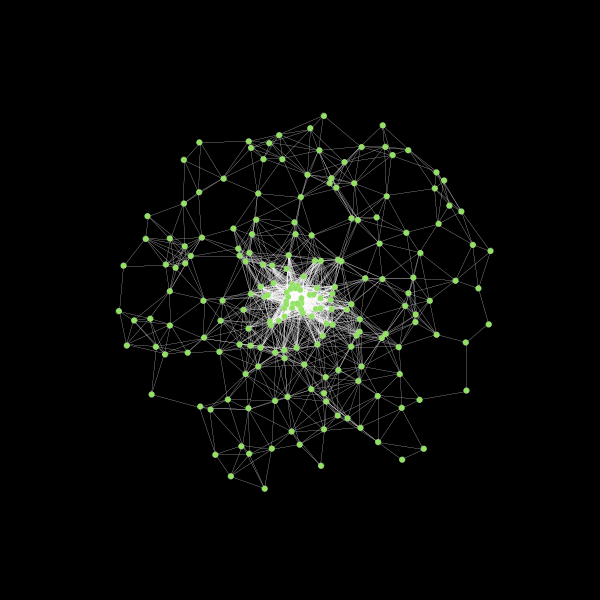
Frame 1 (no input)
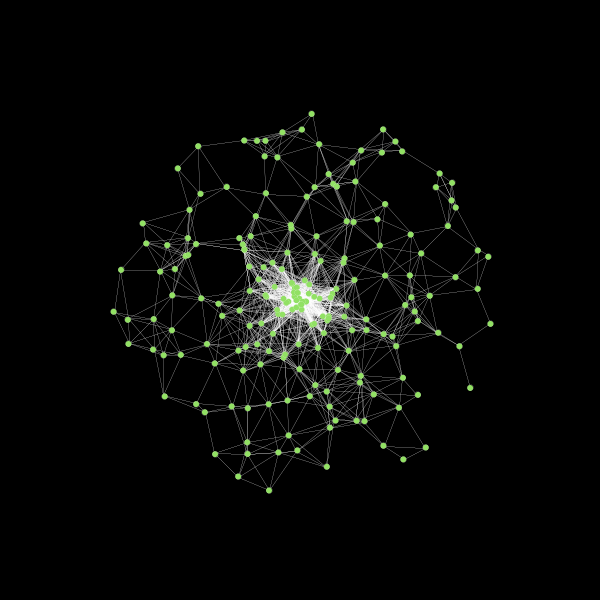
Frame 60 (the mouse pressed at the canvas centre just before this capture)
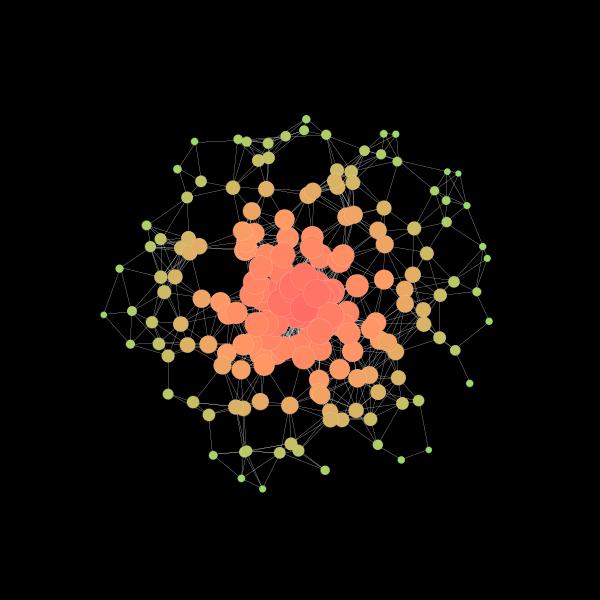
Frame 120 (the mouse held since frame 60 and released just before this capture)

The Processing sketch that drew these frames (run headless with seeded random() and noise(); from frame 60 on, the mouse is pressed at the canvas centre):

// Processing sketch: bonus_connected_spots
// ── bonus_connected_spots.pde
// Connected Spots
// Francisco Zamorano
// Creativity and Computation Lab
// Fall 2012


Spot []mySpot = new Spot[200];


void setup() {
  size(600, 600);
  smooth();

  float originX = width/2; //this is just to draw from the center of the screen, we coudl use translate too
  float originY = height/2;
  float angle = 0; //we start with an angle of 0

    for (int i=0; i<mySpot.length; i++) {
    float radius = random(200); // each time we create a random angle to use in the sin-cos function
    float xPos = originX + cos(angle) * radius; //you know how this works
    float yPos = originY + sin(angle) * radius; //you know how this works
    angle += radians(3.6); //each loop we increment the radius by 3.6 degrees

    mySpot [i] = new Spot(xPos, yPos, 20); // to each one of the objects, we give it the position defined by the sin-cos
  }
}


void draw() {
  background(0);

  // draw the lines
  // we use a nested for loop to get 2 samples(each turn) of all the spots available 
  // see th function "spring" on the other tab
  for (int i = 0; i < mySpot.length; i++) {
    for (int j = 0; j < mySpot.length; j++) {
      connector(mySpot[i].x, mySpot[i].y, mySpot[j].x, mySpot[j].y); //we pass the position of the sampled spots to the function (see other tab)
    }
  }

  // for each one of the objects, update and display (check and draw)
  for (int i=0; i<mySpot.length; i++) {
    mySpot[i].update(mouseX, mouseY); // we pass the mouse position to the update() of the object
    mySpot[i].display(); // we call the display() method of the object, which basically draws
  }
}


// ── spot.pde
// for a detailed commented code look at distanceReactingSpots example from week 3
// we open the class
class Spot {
  // Variables
  float x;
  float y;
  float mx;
  float my;
  float sz;
  float mouseDist;
  float mouseDistMapped;

  // Constructor
  Spot(float xPos, float yPos, float spotSize) {
    x = xPos;
    y = yPos;
    sz = spotSize;
  }

  // Method 1: update
  void update(float mousePosX, float mousePosY) {
    mx = mousePosX;
    my = mousePosY;
    mouseDist = dist(x, y, mx, my);
    mouseDist = constrain(mouseDist, 0, 200);
    mouseDistMapped = map(mouseDist, 0, 200, 1.5, 0.3);
    
    x += random(-1,1);
    y += random(-1,1);

  }

  // Method 2: draw
  void display() {


    fill(100 + 155*mouseDistMapped, 255 - 100 * mouseDistMapped, 100); // some color fun
    ellipse(x, y, sz * mouseDistMapped, sz * mouseDistMapped); // draw ellipse
  }
} // we close the class


// ── spring.pde
// our function to draw the lines
// functions can also be put in separate tabs, but it is the same as writing this in the main sketch(just a matter of style)

float minDist = 50; //we determine a minimum distance, so we don't draw from all to all

void connector (float posAx, float posAy, float posBx, float posBy) { // here we get the position from the sampled spots

  float distance = dist( posAx,  posAy,  posBx,  posBy); // calculate the distance between them

  if (distance < minDist) { // if bigger do not draw a line
    strokeWeight(0.1);
    stroke(255);
    line(posAx,  posAy,  posBx,  posBy);
  }
}
